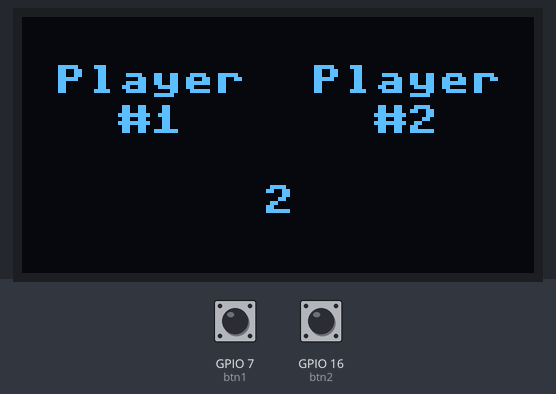
Simulated run of this program. Board: ESP32 board running MicroPython. On the bench: 128×64 one-colour display. The inputs (shaded band) are chosen by the test bench; at power-on: GPIO 7 (btn1) HIGH, GPIO 16 (btn2) HIGH. Random numbers come from a fixed seed.

Above: at 1.2 s.
1.3 s: GPIO 7 (btn1) pulled LOW for 3.2 s
At 5.3 s:
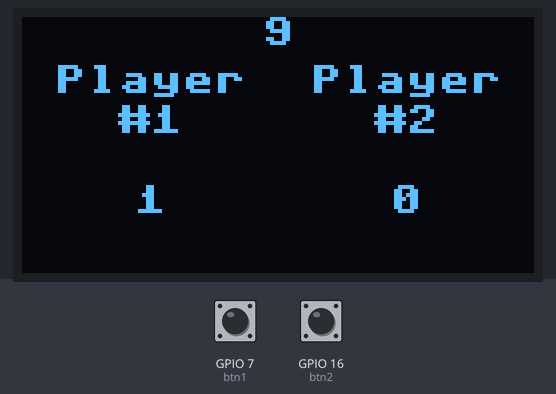
6.0 s: GPIO 16 (btn2) pulled LOW for 0.15 s
At 7.4 s:
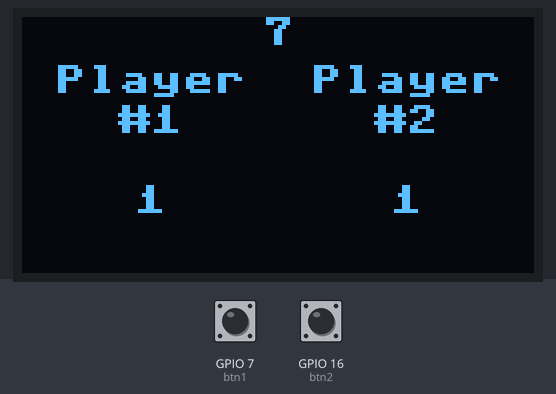
8.1 s: GPIO 7 (btn1) pulled LOW for 0.15 s
At 9.4 s:
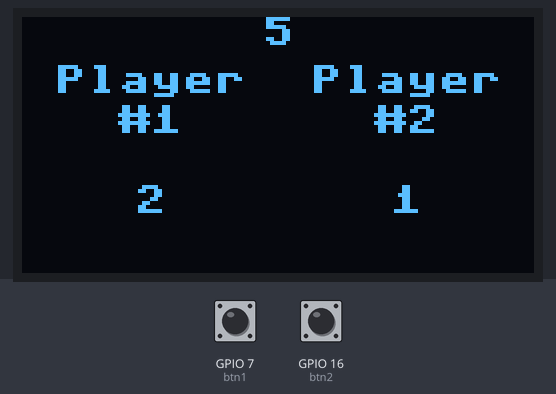
11.2 s: GPIO 16 (btn2) pulled LOW for 1 s
At 13.4 s:
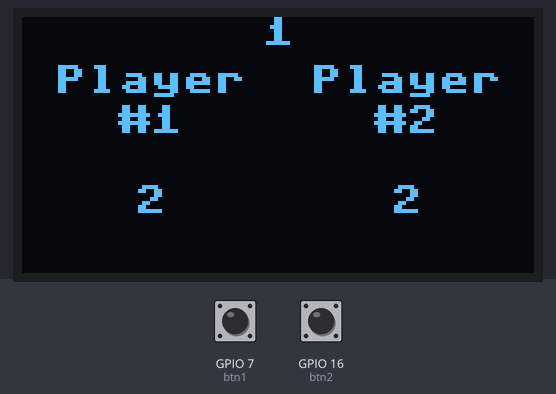
Timing chart, 0 to 14.9 s (numbered marks = the images above; inputs shaded):
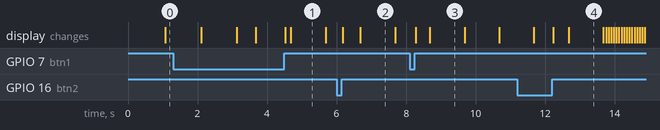

Measured:
- what the display in image 2 shows lasts 1.0 s, from 6.7 s to 7.7 s

The program:

v2.0_-_Counter_with_Countdown___Winner_Screen.py
```python
from machine import Pin, SoftI2C
import ssd1306
from time import sleep, ticks_ms, ticks_diff
import urandom

# <><><><><><><><><><><>
# OLED SETUP
# <><><><><><><><><><><>
# Defining which pins to use for i2c.
# Defining what our oled is, it's resolution, and communication protocal.
i2c = SoftI2C(scl=Pin(46), sda=Pin(21))
oled = ssd1306.SSD1306_I2C(128, 64, i2c)

# <><><><><><><><><><><>
# BUTTON SETUP
# <><><><><><><><><><><>
# GPIO 7 & 16 are wired to a button input and the button output goes to ground.
btn1 = Pin(7, Pin.IN, Pin.PULL_UP)
btn2 = Pin(16, Pin.IN, Pin.PULL_UP)

# <><><><><><><><><><><>
# CENTERED TEXT HELPER
# <><><><><><><><><><><>
# Create a function called 'draw_centered' where the inputs are a string ('text'), what x value to center it on, and the y value to place it.
# Calculate the pixel width of the text by counting the characters with 'len(text)' and multiply by 8 (pixels per character) to get the real pixel width.
# To find the x value of where to write the text, find the center of where you want to write it ('center_x') and subtract half the width of the text (so it is centered).
# 'oled.text(text, x, y)' Code to finally draw the text.
def draw_centered(text, center_x, y):
    width = len(text) * 8
    x = center_x - (width // 2)
    oled.text(text, x, y)

# <><><><><><><><><><><>
# DRAW PLAYERS
# <><><><><><><><><><><>
# Define a function called 'draw_players' where it's inputs are 'score1', 'score2' , and 'countdown'. The 'None' part means that it isn't drawn unless a value is provided.
# 'oled.fill(0)' clears the screen.
def draw_players(score1=None, score2=None, countdown=None):
    oled.fill(0)
    # Draw the following strings centered on the given x-values and at the given y-values.
    draw_centered("Player", 32, 12)
    draw_centered("#1", 32, 22)
    draw_centered("Player", 96, 12)
    draw_centered("#2", 96, 22)

    # If any of the inputs of the above function is defined, draw them using the draw_centered function after the input is converted into a string.
    if countdown is not None:
        draw_centered(str(countdown), 64, 42)
    else:
        if score1 is not None:
            draw_centered(str(score1), 32, 42)
        if score2 is not None:
            draw_centered(str(score2), 96, 42)

# <><><><><><><><><><><>
# DRAW TIMER
# <><><><><><><><><><><>
# Define a function called 'draw_timer' that has the input of 'seconds_left'.
# Convert to string then draw the countdown timer at the center/top of the screen.
def draw_timer(seconds_left):
    draw_centered(str(seconds_left), 64, 0)

# <><><><><><><><><><><>
# START COUNTDOWN FUNCTION
# <><><><><><><><><><><>
# Define a function called 'start_countdown' that has no inputs.
# An iterative function. First go i=3, second go, i=2, third go i=1.
# Use the draw_players function to draw the countdown on the screen.
# Wait 1 second before going to the next iteration of the function for i.
# After countdown is done, print "Start!".
def start_countdown():
    for i in [3, 2, 1]:
        draw_players(countdown=i)
        oled.show()
        sleep(1)
    draw_players(countdown="Start!")
    oled.show()
    sleep(0.5)

# <><><><><><><><><><><>
# MAIN GAME LOOP
# <><><><><><><><><><><>
# Define a function called 'game_loop' with no inputs.
# global turns the classes 'last_btn1' and 'last_btn2' into global variables so they can be used by other functions.
# Set 'score1' and 'score2' to 0.
# Set 'lastbtn1' and 'last_btn2' to be equal to the value of the corresponding button.
# Use the draw_players function to draw the value of 'score1' and 'score2' on the screen.
def game_loop():
    global last_btn1, last_btn2
    score1 = 0
    score2 = 0
    last_btn1 = btn1.value()
    last_btn2 = btn2.value()
    draw_players(score1, score2)
    draw_timer(10)
    oled.show()

    both_pressed_time = None
    start_time = ticks_ms()
    duration = 10000
    last_timer = None

    while True:
        current_btn1 = btn1.value()
        current_btn2 = btn2.value()

        # RESET LOGIC
        if current_btn1 == 0 and current_btn2 == 0: # Buttons are 0 when pressed down. If both buttons are pressed...
            if both_pressed_time is None: # and if the 'button_pressed_time' is not currently being counted..
                both_pressed_time = ticks_ms() # Count the time.
            elif ticks_diff(ticks_ms(), both_pressed_time) >= 2000: # If it reaches 2 seconds...
                return # reset the game.
        else:
            both_pressed_time = None # If it didn't reach 2 seconds, nothing happens.

        # SCORING
        if last_btn1 == 0 and current_btn1 == 1:
            score1 += 1
            draw_players(score1, score2)
            draw_timer(last_timer if last_timer is not None else 10)
            oled.show()
        if last_btn2 == 0 and current_btn2 == 1:
            score2 += 1
            draw_players(score1, score2)
            draw_timer(last_timer if last_timer is not None else 10)
            oled.show()

        last_btn1 = current_btn1
        last_btn2 = current_btn2

        # TIMER LOGIC
        elapsed = ticks_diff(ticks_ms(), start_time) # Calculates how much time has passed since the timer started.
        if elapsed >= duration: # Ends the timer if the amount of time passed is greater that the duration that was defined previously.
            break

        seconds_left = 10 - (elapsed // 1000) # Converts elapsed ms to seconds and subtracts that from 10 to get seconds left.
        if seconds_left != last_timer: # Once the seconds in the countdown changes, redraw everything and set the last_timer to equal the 'seconds_left'.
            draw_players(score1, score2)
            draw_timer(seconds_left)
            oled.show()
            last_timer = seconds_left

        sleep(0.01)

    # WINNER ANIMATION
    winner_animation(score1, score2) # Once kicked out of the game loop, start the winner animation with the inputs of the scores.

# <><><><><><><><><><><>
# WINNER ANIMATION FUNCTION
# <><><><><><><><><><><>
# Define a function called 'winner_animation' that has the inputs of 'score1' and 'score2'.
# Clear the screen.
# If 'score1' is higher than 'score2' the, winner text says Player #1 won and the 'final_score' is defined by 'score1'. The opposite is true for Player #2.
# If there is a Tie, it will display that. Doesn't matter what score we pick to display because they are the same.
def winner_animation(score1, score2):
    oled.fill(0)
    if score1 > score2:
        winner_text = "Player #1 won!"
        final_score = score1
    elif score2 > score1:
        winner_text = "Player #2 won!"
        final_score = score2
    else:
        winner_text = "Tie!"
        final_score = score1

    # SPARKLES
    # 'sparkle_dots' is a list that holds the x-value, y-value, and life left for each sparkle.
    # Defines the 'max_life' to be 10 frames. This will be used later to apply to 'all sparkle_dots'.
    sparkle_dots = []
    max_life = 10
    both_pressed_time = None

    while True:
        # Exit condition: both buttons held for 2s
        if btn1.value() == 0 and btn2.value() == 0:
            if both_pressed_time is None:
                both_pressed_time = ticks_ms()
            elif ticks_diff(ticks_ms(), both_pressed_time) >= 2000:
                return
        else:
            both_pressed_time = None

        # ADDING NEW SPARKLES
        for _ in range(2):  # Create a loop that runs twice (2 new dots).
            sparkle_dots.append({ # Add a new item to the sparkle_dots list.
                'x': urandom.getrandbits(7), # The x-value is a number between 0-127 (2^7).
                'y': urandom.getrandbits(6), # The y-value is a number between 0-63 (2^6).
                'life': max_life # 'max_life" was previously defined as 10 frames.
            })

        # DRAW IMPORTANT THINGS ON SCREEN
        oled.fill(0) # Clear screen.
        draw_centered(winner_text, 64, 20) # Draw 'winner_text'
        draw_centered(f"({final_score} presses)", 64, 35) # f = formatted string literal. Just replaces {final_score} with the 'final_score'.

        # DRAW DOTS & DECREASE LIFE
        for dot in sparkle_dots: # For each listed item in this list...
            oled.pixel(dot['x'], dot['y'], 1) # Draw an 'oled.pixel' for the x and y-values. 1 makes the pixel on.
            dot['life'] -= 1 # The life of the dot is decreased by 1.

        # REMOVE DEAD DOTS
        sparkle_dots = [dot for dot in sparkle_dots if dot['life'] > 0] # Go throught the 'sparkle_dot' list and only keep entries where the life is above 0.

        oled.show()
        sleep(0.05)

# <><><><><><><><><><><>
# PROGRAM LOOP
# <><><><><><><><><><><>
# Start the countdown. After the countdown, start the game.
while True:
    start_countdown()
    game_loop()
```
